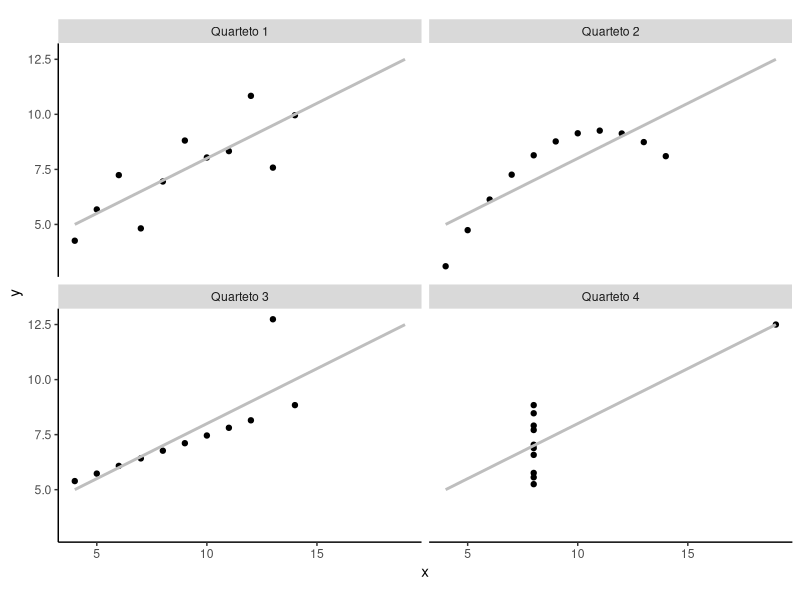

R code for this plot:
library(dplyr)
anscombe.dt <- datasets::anscombe
anscombe.dt$ID <- seq(1, dim(anscombe.dt)[1])

# exibe o gráfico
datLong <- data.frame(
  group  = paste0("Quarteto ", rep(1:4, each = 11)),
  x = unlist(anscombe.dt[, c(1:4)]),
  y = unlist(anscombe.dt[, c(5:8)])
)
rownames(datLong) <- NULL
ggplot2::ggplot(data = datLong,
                mapping = ggplot2::aes(x = x, y = y, group = group)) +
  ggplot2::geom_point(fill = "black") +
  ggplot2::geom_smooth(
    method = "lm",
    se = FALSE,
    fullrange = TRUE,
    colour = "grey"
  ) +
  ggplot2::facet_wrap(~ group) +
  ggplot2::theme(
    panel.background = ggplot2::element_blank(),
    panel.grid.major = ggplot2::element_blank(),
    panel.grid.minor = ggplot2::element_blank(),
    axis.line = ggplot2::element_line(colour = "black")
  ) +
  ggplot2::theme(legend.key = ggplot2::element_blank()) +
  ggplot2::coord_fixed()
